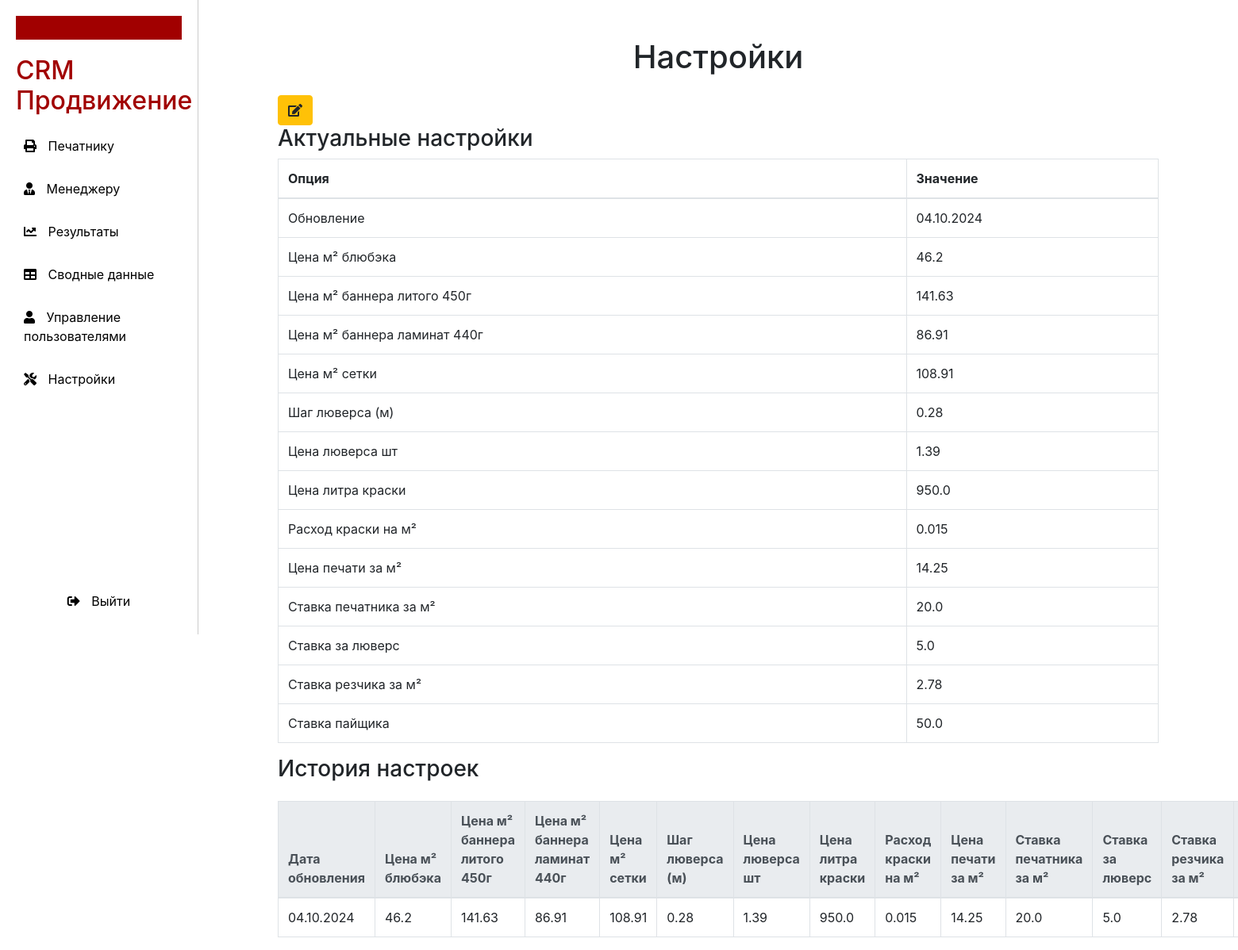
The page /settings (signed in) on the database as committed earlier.
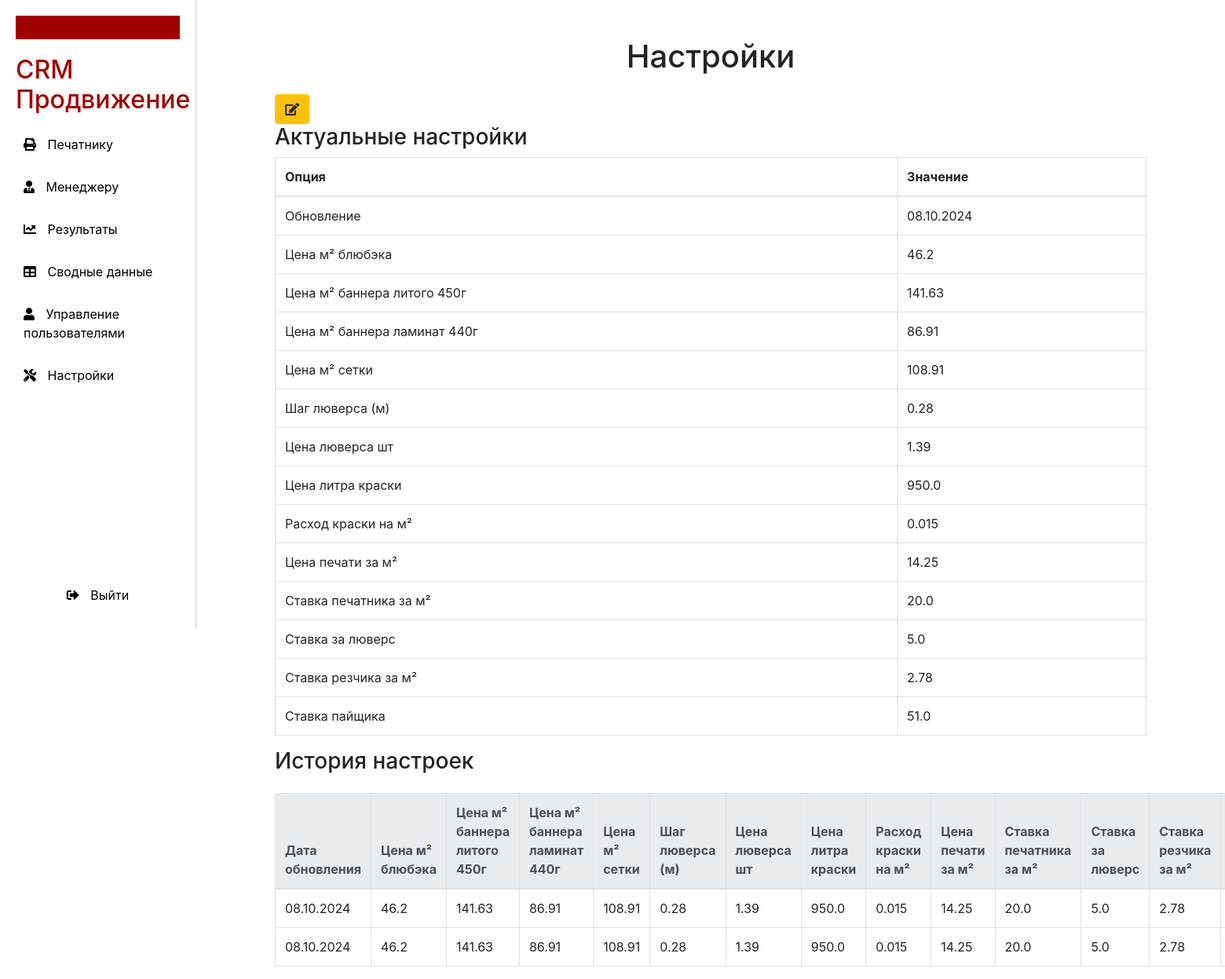
The same page on the database as committed later.
### models.py (models this page shows)
class Settings(Base):
    __tablename__ = 'settings'
    id = Column(Integer, primary_key=True)
    updated_at = Column(Date, nullable=False)
    blueback_price_m2 = Column(Float)  # Цена м² блюбэка
    banner_molded_price_m2 = Column(Float)  # Цена м² баннера литого 450г
    banner_laminated_price_m2 = Column(Float)  # Цена м² баннера ламинат 440г
    mesh_price_m2 = Column(Float)  # Цена м² сетки
    eyelet_step = Column(Float)  # Шаг люверса (м)
    eyelet_price = Column(Float)  # Цена люверсач
    paint_price_liter = Column(Float)  # Цена литра краски
    paint_consumption_m2 = Column(Float)  # Расход краски на м²
    print_price_m2 = Column(Float)  # Цена печати за м²
    printer_rate_m2 = Column(Float)  # Ставка печатника за м²
    eyelet_rate = Column(Float)  # Ставка за люверс
    cutter_rate_m2 = Column(Float)  # Ставка резчика за м²
    payer_rate = Column(Float)  # Ставка пайщика

### main.py (the view)
@app.get("/settings", response_class=HTMLResponse)
async def read_settings(request: Request, current_user: User = Depends(get_current_user),
                        db: Session = Depends(get_db)):
    check_role_access(current_user, {Role.superuser, Role.admin})
    settings = db.query(Settings).order_by(Settings.id.desc()).all()
    if not settings:
        default_settings = Settings(
            updated_at=date.today(),  # Используем текущую дату
            blueback_price_m2=46.20,
            banner_molded_price_m2=141.63,
            banner_laminated_price_m2=86.91,
            mesh_price_m2=108.91,
            eyelet_step=0.28,
            eyelet_price=1.39,
            paint_price_liter=950,
            paint_consumption_m2=0.015,
            print_price_m2=14.25,
            printer_rate_m2=20,
            eyelet_rate=5,
            cutter_rate_m2=2.78,
            payer_rate=50,
        )
        db.add(default_settings)
        db.commit()
    settings = db.query(Settings).order_by(Settings.id.desc()).all()
    actual_settings = settings[0] if settings else None
    return templates.TemplateResponse("settings.html",
                                      {"request": request,
                                       "user": current_user,
                                       "role": current_user.role.value,
                                       "settings": settings,
                                       "actual_settings": actual_settings
                                       })

### templates/settings.html (shortened to what this page needs)
{% extends "layout.html" %}
{% block settings %}
<div class="container mt-5">
    <h1 class="text-center">Настройки</h1>
    <button class="btn btn-warning mt-3" data-toggle="modal" data-target="#editSettingsModal">
        <i class="fas fa-edit"></i>
    </button>
    <h3>Актуальные настройки</h3>
    <table class="table table-bordered">
        <thead>
        <tr>
            <th>Опция</th>
            <th>Значение</th>
        </tr>
        </thead>
        <tbody>
        <tr>
            <td>Обновление</td>
            <td>
    {% if actual_settings.updated_at %}
        {{ actual_settings.updated_at.strftime("%d.%m.%Y") }}
    {% else %}
        Нет данных
    {% endif %}
</td>
        </tr>
        <tr>
            <td>Цена м² блюбэка</td>
            <td>{{ actual_settings.blueback_price_m2 }}</td>
        </tr>
        <tr>
            <td>Цена м² баннера литого 450г</td>
            <td>{{ actual_settings.banner_molded_price_m2 }}</td>
        </tr>
        <tr>
            <td>Цена м² баннера ламинат 440г</td>
            <td>{{ actual_settings.banner_laminated_price_m2 }}</td>
        </tr>
        <tr>
            <td>Цена м² сетки</td>
            <td>{{ actual_settings.mesh_price_m2 }}</td>
        </tr>
        <tr>
            <td>Шаг люверса (м)</td>
            <td>{{ actual_settings.eyelet_step }}</td>
        </tr>
        <tr>
            <td>Цена люверса шт</td>
            <td>{{ actual_settings.eyelet_price }}</td>
        </tr>
        <tr>
            <td>Цена литра краски</td>
            <td>{{ actual_settings.paint_price_liter }}</td>
        </tr>
        <tr>
            <td>Расход краски на м²</td>
            <td>{{ actual_settings.paint_consumption_m2 }}</td>
        </tr>
        <tr>
            <td>Цена печати за м²</td>
            <td>{{ actual_settings.print_price_m2 }}</td>
        </tr>
        <tr>
            <td>Ставка печатника за м²</td>
            <td>{{ actual_settings.printer_rate_m2 }}</td>
        </tr>
        <tr>
            <td>Ставка за люверс</td>
            <td>{{ actual_settings.eyelet_rate }}</td>
        </tr>
        <tr>
            <td>Ставка резчика за м²</td>
            <td>{{ actual_settings.cutter_rate_m2 }}</td>
        </tr>
        <tr>
            <td>Ставка пайщика</td>
            <td>{{ actual_settings.payer_rate }}</td>
        </tr>
        </tbody>
    </table>
    <h3>История настроек</h3>
    <table class="table table-bordered mt-4">
        <thead class="thead-light">
        <tr>
            <th>Дата обновления</th>
            <th>Цена м² блюбэка</th>
            <th>Цена м² баннера литого 450г</th>
            <th>Цена м² баннера ламинат 440г</th>
            <th>Цена м² сетки</th>
            <th>Шаг люверса (м)</th>
            <th>Цена люверса шт</th>
            <th>Цена литра краски</th>
            <th>Расход краски на м²</th>
            <th>Цена печати за м²</th>
            <th>Ставка печатника за м²</th>
            <th>Ставка за люверс</th>
            <th>Ставка резчика за м²</th>
            <th>Ставка пайщика</th>
        </tr>
        </thead>
        <tbody>
        {% for setting in settings %}
        <tr>
            <td>{{ setting.updated_at.strftime("%d.%m.%Y") }}</td>
            <td>{{ setting.blueback_price_m2 }}</td>
            <td>{{ setting.banner_molded_price_m2 }}</td>
            <td>{{ setting.banner_laminated_price_m2 }}</td>
            <td>{{ setting.mesh_price_m2 }}</td>
            <td>{{ setting.eyelet_step }}</td>
            <td>{{ setting.eyelet_price }}</td>
            <td>{{ setting.paint_price_liter }}</td>
            <td>{{ setting.paint_consumption_m2 }}</td>
            <td>{{ setting.print_price_m2 }}</td>
            <td>{{ setting.printer_rate_m2 }}</td>
            <td>{{ setting.eyelet_rate }}</td>
            <td>{{ setting.cutter_rate_m2 }}</td>
            <td>{{ setting.payer_rate }}</td>
        </tr>
        {% endfor %}
        </tbody>
    </table>
</div>
{% endblock %}

Rows that differ between the two databases and show on the page:
added Settings: updated_at "08.10.2024", blueback_price_m2 "46.2", banner_molded_price_m2 "141.63", banner_laminated_price_m2 "86.91", mesh_price_m2 "108.91", eyelet_step "0.28", eyelet_price "1.39", paint_price_liter "950.0", paint_consumption_m2 "0.015", print_price_m2 "14.25", printer_rate_m2 "20.0", eyelet_rate "5.0", cutter_rate_m2 "2.78", payer_rate "51.0"
changed Settings (number 2 of 2 on the later page): updated_at "04.10.2024" → "08.10.2024"
Other text that changed with them:
{{ actual_settings.updated_at.strftime("%d.%m.%Y") }}: "04.10.2024" → "08.10.2024"
{{ actual_settings.payer_rate }}: "50.0" → "51.0"
